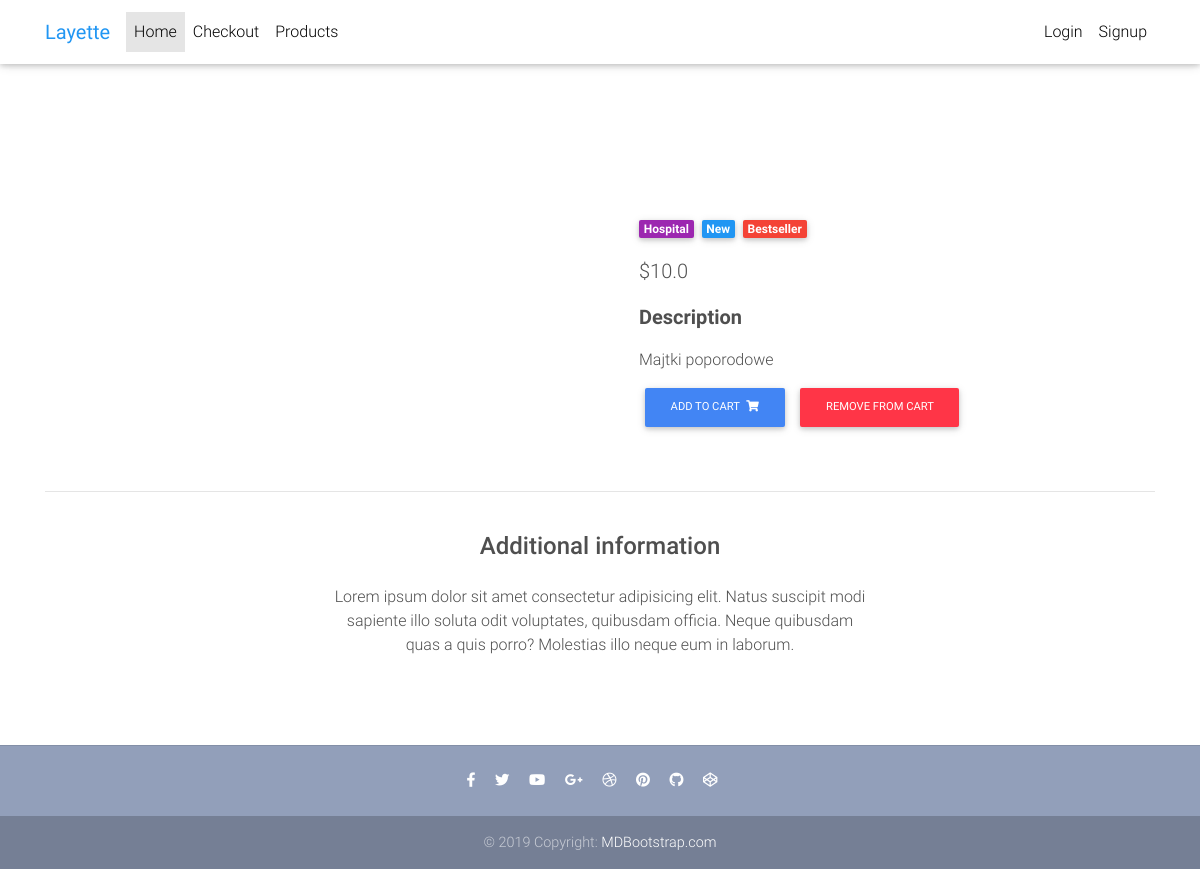
Screenshot of /product/majtki-poporodowe/ with the database file from the repository.
### shop_app/models.py (models this page shows, shortened)
class Item(models.Model):
    title = models.CharField(_('Title'), max_length=100)
    price = models.FloatField(_('Price'),)
    discount_price = models.FloatField(_('Discount price'),blank=True, null=True)
    category = models.CharField(_('Category'),choices=CATEGORY_CHOICES, max_length=2)
    label = models.CharField(_('Label'), choices=LABEL_CHOICES, max_length=1)
    slug = models.SlugField()
    description = models.TextField(_('Description'),)
    image = models.ImageField(_('Image'),)
    def get_add_to_cart_url(self):
        return reverse("shop_app:add-to-cart", kwargs={
            'slug': self.slug
        })
    def get_remove_from_cart_url(self):
        return reverse("shop_app:remove-from-cart", kwargs={
            'slug': self.slug
        })

### shop_app/views.py (the view)
# urls.py: path('product/<slug>/', ItemDetailView.as_view(), name='product'),
class ItemDetailView(DetailView):
    model = Item
    template_name = "product.html"

### templates/product.html (shortened to what this page needs)
{% extends 'base.html' %}
{% block content %}
<main class="mt-5 pt-4">
  <div class="container dark-grey-text mt-5">
    <div class="row wow fadeIn">
      <div class="col-md-6 mb-4">
      </div>
      <div class="col-md-6 mb-4">
        <div class="p-4">
          <div class="mb-3">
            <a href="">
              <span class="badge purple mr-1">{{ object.get_category_display }}</span>
            </a>
            <a href="">
              <span class="badge blue mr-1">New</span>
            </a>
            <a href="">
              <span class="badge red mr-1">Bestseller</span>
            </a>
          </div>
          <p class="lead">
            {% if item.discount_price %}
              <span class="mr-1">
                <del>${{ object.price }}</del>
              </span>
            <span>${{ object.discount_price }}</span>
            {% else %}
            <span>${{ object.price }}</span>
            {% endif %}
          </p>
          <p class="lead font-weight-bold">Description</p>
          <p>{{ object.description }}</p>
            <a href="{{ object.get_add_to_cart_url }}" class="btn btn-primary btn-md my-0 p">Add to cart
              <i class="fas fa-shopping-cart ml-1"></i>
            </a>
            <a href="{{ object.get_remove_from_cart_url }}" class="btn btn-danger btn-md my-0 p">Remove from cart
            </a>
        </div>
      </div>
    </div>
    <hr>
    <div class="row d-flex justify-content-center wow fadeIn">
      <div class="col-md-6 text-center">
        <h4 class="my-4 h4">Additional information</h4>
        <p>Lorem ipsum dolor sit amet consectetur adipisicing elit. Natus suscipit modi sapiente illo soluta odit
          voluptates,
          quibusdam officia. Neque quibusdam quas a quis porro? Molestias illo neque eum in laborum.</p>
      </div>
    </div>
    <div class="row wow fadeIn">
      <div class="col-lg-4 col-md-12 mb-4">
      </div>
      <div class="col-lg-4 col-md-6 mb-4">
      </div>
      <div class="col-lg-4 col-md-6 mb-4">
      </div>
    </div>
  </div>
</main>
{% endblock content %}

### templates/base.html (style rules this page uses)
html, body, header, .carousel { height: 60vh; }

### rows the page displays
Item: category "Hospital", price "10.0", description "Majtki poporodowe"
